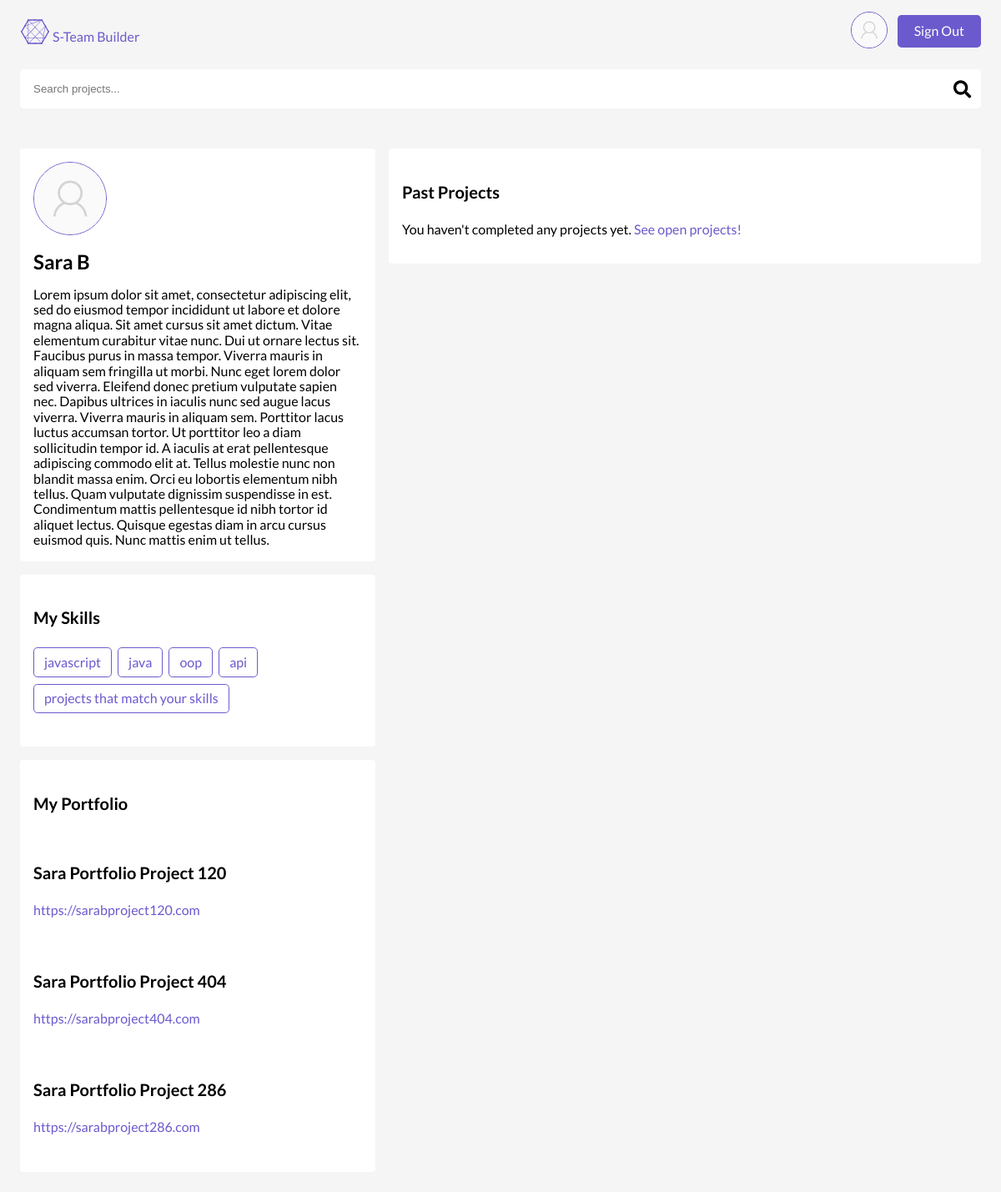
The page /accounts/profile/9/ (signed in) on the database as committed earlier.
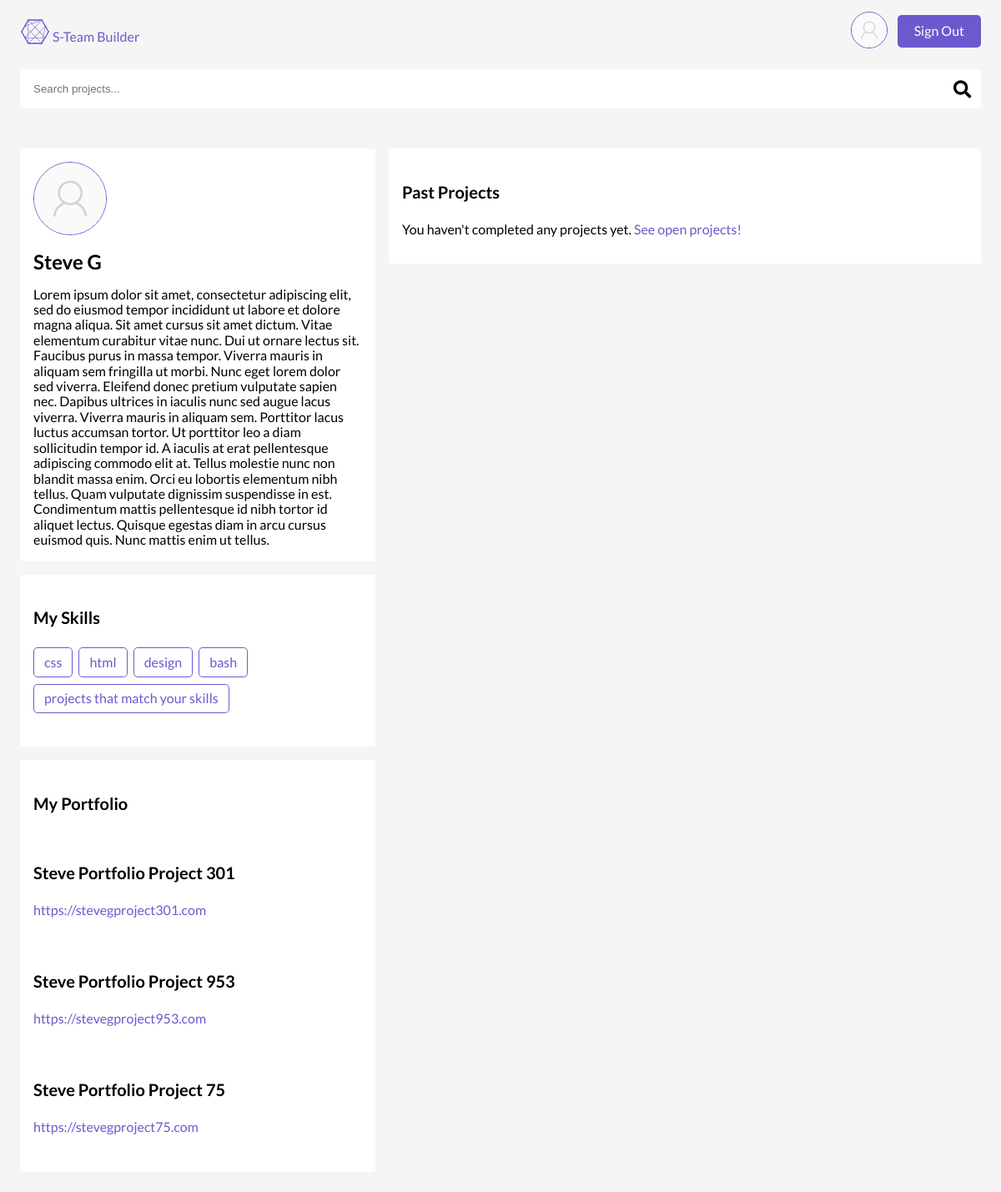
The same page on the database as committed later.
### accounts/models.py (models this page shows, shortened)
class User(AbstractBaseUser):
    email = models.EmailField(
        verbose_name='email address',
        max_length=255,
        unique=True,
    )
    first_name = models.CharField(max_length=255)
    last_name = models.CharField(max_length=255)
    about = models.TextField(max_length=2500)
    avatar = models.ImageField(
        default="default_avatars/blank.png",
        upload_to="avatars"
    )
    skills = models.ManyToManyField(
        "Skill", related_name="users")  # on delete issues?
    is_active = models.BooleanField(default=False)
    is_admin = models.BooleanField(default=False)
    objects = UserManager()
    USERNAME_FIELD = 'email'
    REQUIRED_FIELDS = ['first_name', ]
    def __str__(self):
        if not self.first_name:
            return self.email
        return self.first_name + " " + self.last_name

class Skill(models.Model):
    name = models.CharField(max_length=255, unique=True)
    def __str__(self):
        return self.name

class PortfolioProject(models.Model):
    user = models.ForeignKey(
        settings.AUTH_USER_MODEL,
        on_delete=models.CASCADE,
        related_name="portfolio_projects"
    )
    name = models.CharField(max_length=255, unique=True)
    url = models.URLField()

### accounts/views.py (the view)
# urls.py: path('profile/<int:pk>/', views.Profile.as_view(), name="profile"),
class Profile(CustomLoginRequired, DetailView):
    model = User
    template_name = "accounts/profile.html"
    context_object_name = "user_profile"
    def get_context_data(self, **kwargs):
        context = super().get_context_data(**kwargs)
        context['searchform'] = SearchBarForm()
        context['applications'] = Application.objects.filter(
            user=self.request.user,
            status='A',
            position__project__status='C'
        )
        return context

### projects/forms.py
class SearchBarForm(forms.Form):
    q = forms.CharField(
        max_length=255,
        widget=forms.TextInput(
            attrs={
                'placeholder': 'Search projects...',
                'style': 'margin-bottom:0',
                'class': 'search-bar'
            },
        ))

### projects/views.py (called while the page is built, shortened)
    def dispatch(self, request, *args, **kwargs):
        if not request.user.is_authenticated:
            return self.handle_no_permission()
        apps = Application.objects.filter(
            user=request.user,
            unread=True,
        )
        return super().dispatch(request, *args, **kwargs)

### accounts/templates/accounts/profile.html (shortened to what this page needs)
{% extends 'layout.html' %}
{% load static %}
{% block body %}
<div class="bounds">
</div>
<div class="bounds">
<div class="desktop-wrapper">
  <div class="desktop-wrapper-left">
<div class="card">
    {% if user_profile.avatar %}
    <img src="{{ user_profile.avatar.url }}" class="avatar-large">
    {% endif %}
  <h2>{{ user_profile }}</h2>
  <div>
    {{ user_profile.about }}
  </div>
</div>
    <div class="card">
        <h4>My Skills</h4>
        <ul class="ul-list">
          {% for skill in user_profile.skills.all %}
              <li class="bubble-outline"><a href="{% url 'projects:dashboard' category='skill' q=skill %}"><span
                class="skill-button">{{ skill }}</span></a></li>
          {% endfor %}
          <li class="bubble-outline"><a href="{% url 'projects:dashboard' category='skills' q='my-skills' %}">projects that match your skills</a></li>
        </ul>
      </div>
  <div class="card">
      <h4>My Portfolio</h4>
        {% for project in user_profile.portfolio_projects.all %}
        <div class="mini-card">
            <h4>{{ project.name }}</h4>
            <a href="#">{{ project.url }}</a>
        </div>
        {% endfor %}
    </div>
  </div>
<div class="desktop-wrapper-right">
<div class="card">
  <h4>Past Projects</h4>
  {% if applications %}
  <ul class="">
  {% for application in applications %}
  <li>{{ application.position.title }}, {{ application.position.project }}</li>
  {% endfor %}
  {% else %}
  <p>You haven't completed any projects yet. <a href="{% url 'projects:dashboard' category='all' q='all' %}">See
      open projects!</a></p>
  {% endif %}
</div>
</div>
</div>
</div>
{% endblock %}

Rows that differ between the two databases and show on the page:
no longer on this page (row unchanged): Skill: name "javascript"
no longer on this page (row unchanged): Skill: name "java"
no longer on this page (row unchanged): Skill: name "oop"
no longer on this page (row unchanged): Skill: name "api"
changed User: first_name+last_name "Sara B" → "Steve G"
now on this page (row unchanged): Skill: name "css"
now on this page (row unchanged): Skill: name "html"
now on this page (row unchanged): Skill: name "design"
now on this page (row unchanged): Skill: name "bash"
changed PortfolioProject: name "Sara Portfolio Project 120" → "Steve Portfolio Project 301"; url "https://sarabproject120.com" → "https://stevegproject301.com"
changed PortfolioProject: name "Sara Portfolio Project 404" → "Steve Portfolio Project 953"; url "https://sarabproject404.com" → "https://stevegproject953.com"
changed PortfolioProject: name "Sara Portfolio Project 286" → "Steve Portfolio Project 75"; url "https://sarabproject286.com" → "https://stevegproject75.com"
